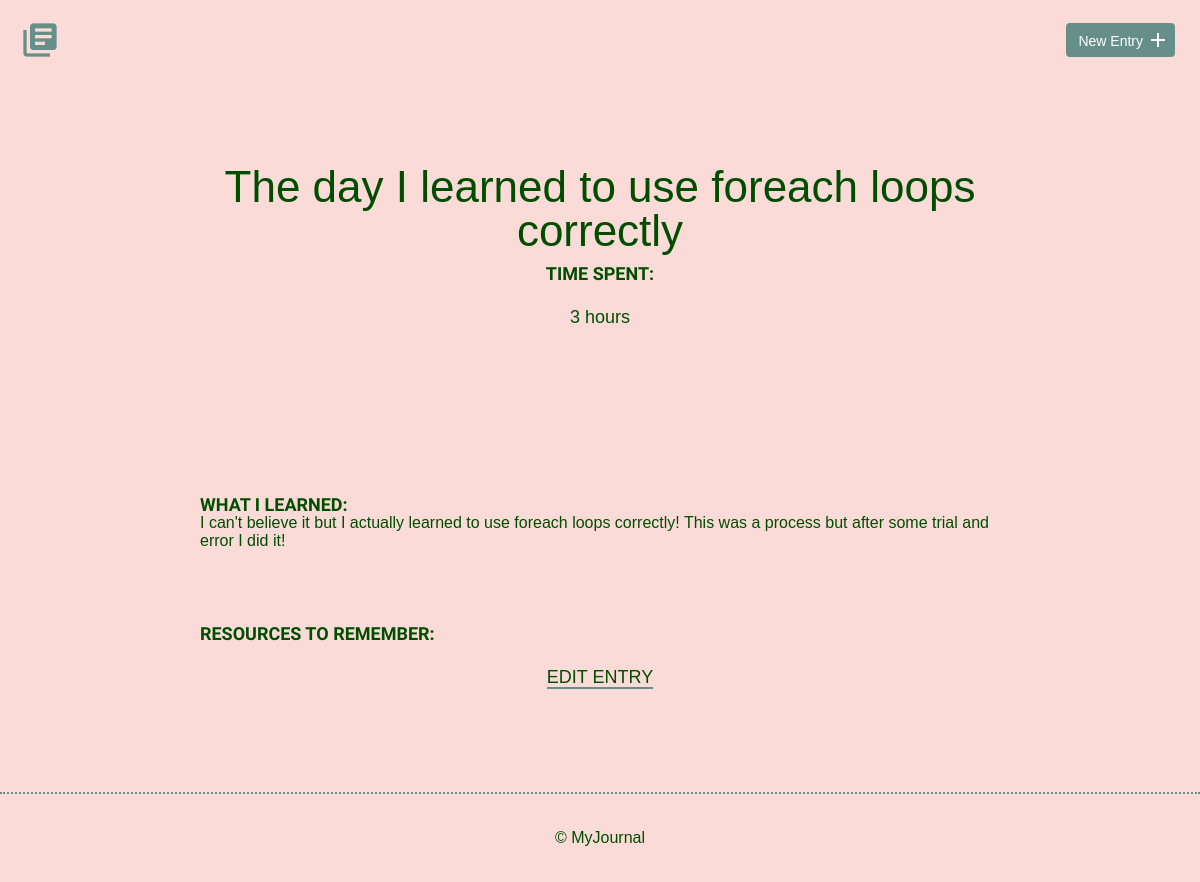
Screenshot of /detail.php?id=3 with the database file from the repository.
### tables this page shows
CREATE TABLE "entries" (
	`id`	INTEGER,
	`title`	TEXT,
	`date`	TEXT,
	`time_spent`	INTEGER,
	`learned`	BLOB,
	`resources`	BLOB,
	PRIMARY KEY(`id`)
);

### inc/functions.php (called while the page is built, shortened)
<?php
function show_that_entry($id) {
    include ('connections.php');
try {
   $sql =  'SELECT * FROM entries WHERE id=?';
   $results = $db->prepare($sql);
   $results->bindValue(1, $id, PDO::PARAM_STR);
   $results->execute();
} catch (Exception $e) {
    echo "Unable to get that entry. </br>";
    echo $e->getMessage();
}
$entry = $results->fetch(PDO::FETCH_ASSOC);
return $entry;
}
?>

### detail.php (the view, shortened to what this page needs)
<?php include ('inc/functions.php');
$results = show_that_entry($_GET['id']);
?>
<!DOCTYPE html>
<html>
    <head>
        <link rel="stylesheet" href="css/normalize.css">
        <link rel="stylesheet" href="css/site.css">
    </head>
    <body>
         <?php include('inc/header.php'); ?>
        <section>
            <div class="container">
                <div class="entry-list single">
                    <article>
                        <h1><?php echo $results['title']; ?></h1>
                        <time datetime="><?php echo $results['date']; ?><?php echo date('F d, Y', strtotime($results['date'])); ?></time>
                        <div class="entry">
                            <h3>Time Spent: </h3>
                            <p><?php echo $results['time_spent']; ?></p>
                        </div>
                        <div class="entry">
                            <h3>What I Learned:</h3>
                            <?php echo $results['learned']; ?>
                                                </div>
                        <div class="entry">
                            <h3>Resources to Remember:</h3>
                        </div>
                </div>
            <div class="edit">
                <p><a href="edit.php?id=<?php echo $results['id']; ?>">Edit Entry</a></p>
            </div>
        </section>
        <footer>
            <div>
                &copy; MyJournal
            </div>
        </footer>
    </body>
</html>

### css/site.css (style rules this page uses)
body { font-size: 16px; color: #004d00; font-family: 'Arial'; font-weight: 400; background-color: #FADBD8; }
.container { margin: 0 auto; padding: 0 25px; }
footer { text-align: center; padding: 35px 0; border-top: 2px dotted #678f89; }
h1, h2, h3 { margin: 0; font-weight: 400; line-height: 1em; color:#004d00; }
h1 { font-size: 44px; margin-bottom: 12px; color:#004d00; }
h3 { font-size: 18px; font-family: 'Work Sans', serif; font-weight: 600; text-transform: uppercase; color: #004d00; }
p { line-height: 1.8em; font-size: 18px; }
p a { border-bottom: 2px solid #678f89; padding: 0; color: #678f89; text-decoration: none; color: #004d00; }
.entry-list, .edit-entry, .new-entry { max-width: 800px; margin: 0 auto; padding: 70px 0 150px 0; color: #004d00; }
.entry-list article { margin-bottom: 70px; text-align: center; color: #004d00; }
.entry-list article:last-child { margin-bottom: 0; }
.entry-list.single { padding-bottom: 70px; }
.entry-list.single time { font-size: 18px; color: #004d00; }
.entry { max-width: 800px; margin: 75px auto 0 auto; text-align: left; color: #004d00; }
.edit { padding-bottom: 80px; text-align: center; margin: 0 auto; color: #004d00; }
.edit a { font-weight: 400; text-transform: uppercase; font-size: 18px; color: #004d00; }

### rows the page displays
entries: title "The day I learned to use foreach loops correctly", time_spent "3 hours", learned "I can't believe it but I actually learned to use foreach loops correctly! This was a process but after some trial and error I did it!"
